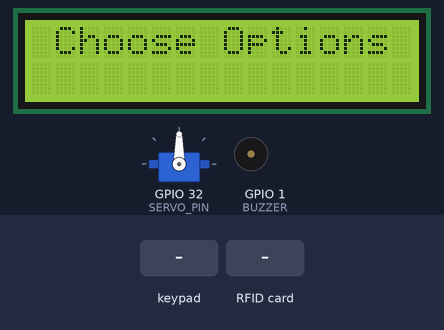
The sketch below on a simulated ESP32. Shown: 16×2 character LCD, servo, buzzer (waves = sounding, pin HIGH). The test bench sets the inputs (shaded band). WiFi joins after 1.5 s; servers stay silent unless stated; EEPROM starts erased; what the sketch prints to the serial monitor is not drawn.

Above: at 3.4 s.
3.5 s: keypad keys 1 3 1 2 1 4 2 7 # pressed 0.4 s apart
At 8.1 s:
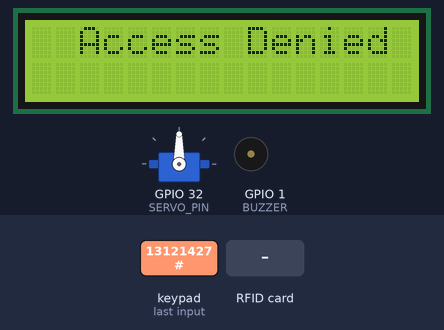
8.6 s: key '2' pressed
At 9.8 s:
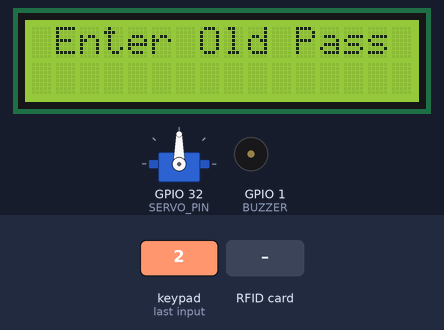
10.1 s: keypad keys 1 1 1 1 1 1 * pressed 0.4 s apart
At 12.7 s:
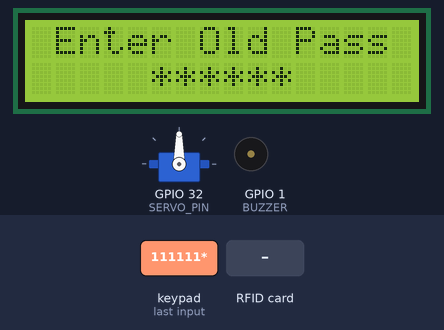
14.4 s: key '#' pressed
At 15.4 s:
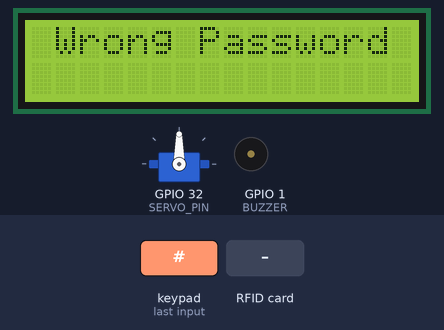
17.4 s: RFID card 5E 7A 19 C4 held to the reader
At 17.9 s:
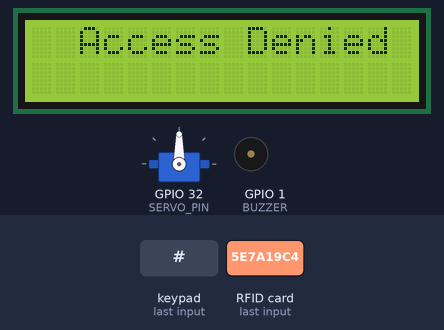
19.0 s: key '1' pressed
At 19.6 s:
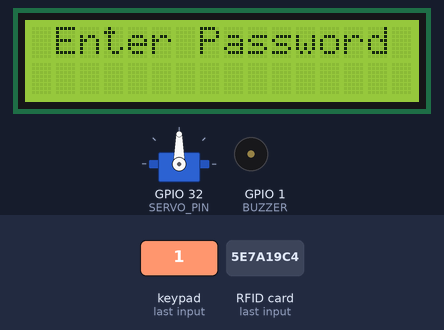
Timing chart, 0 to 21.5 s (numbered marks = the images above; inputs shaded):
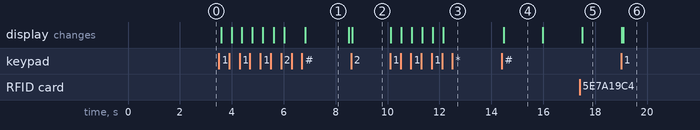

The sketch:

codeESP32Lock.ino
```cpp
#define BLYNK_TEMPLATE_ID "TMPL61hLFKof_"
#define BLYNK_TEMPLATE_NAME "RFID Locker"
#define BLYNK_AUTH_TOKEN "b5lH099qtUS5bWwh0XNDXCCc9KgrB9xw"
#define BLYNK_PRINT Serial
#include <BlynkSimpleEsp32.h>
#include <WiFi.h>
#include <WiFiClient.h>
#include <ESP32Servo.h>
#include <SPI.h>
#include <MFRC522.h>
#include <EEPROM.h>
#include <Key.h>
#include <Keypad.h>
#include <LiquidCrystal_I2C.h>
#include <Wire.h>
#include <string.h>

char auth[] = BLYNK_AUTH_TOKEN;
char ssid[] = "Hi";
char pass[] = "DuyAkitok2";

LiquidCrystal_I2C lcd(0x27, 16, 2);

#define SERVO_PIN 32
#define BUZZER 1
Servo myServo;  // Initialize servo
int pos = 0;    // Variable to store servo position

const byte ROWS = 4;
const byte COLS = 3;
char keys[ROWS][COLS] = {
  { '1', '2', '3' },
  { '4', '5', '6' },
  { '7', '8', '9' },
  { '*', '0', '#' }
};
byte rowPins[ROWS] = { 13, 12, 14, 27 };
byte colPins[COLS] = { 26, 25, 33 };
Keypad keypad = Keypad(makeKeymap(keys), rowPins, colPins, ROWS, COLS);

#define PASSWORD_LENGTH_ADDR 245 // Địa chỉ để lưu độ dài mật khẩu
const int PASSWORD_ADDR = 246; // Địa chỉ bắt đầu lưu mật khẩu trong EEPROM
char key_code[7];
char new_pass[7];
char password[7] = "111111";

#define SS_PIN 5
#define RST_PIN 15
MFRC522 rfid(SS_PIN, RST_PIN);

#define EEPROM_SIZE 512
uint32_t ID_CARD_PASS[10];
int TotalCardStored = 10;
const uint32_t initCard = 0x630E3F25; // Thẻ ban đầu { 0x63, 0x0E, 0x3F, 0x25 }
byte ScannedCard[4];

#define BUTTON 2

void HandleButtonTask(void *pvParameters);
void DisplayLCDTask(void *pvParameters);
void InputKeypadTask(void *pvParameters);
void StartProgramTask(void *pvParameters);
void ScanRFIDTask(void *pvParameters);
void SaveRFIDToEEPROM(uint32_t card, int cardIndex);
bool LoadRFIDFromEEPROM(uint32_t &card, int cardIndex);
// FreeRTOS
QueueHandle_t commandQueue;
SemaphoreHandle_t xSemaphoreStartProgram;

#define STATE_LOCKER_ON_APP_PIN V0
#define BUTTON_LOCKER_ON_APP_PIN V1
#define PASSWORD_ON_APP_PIN V2
#define TOTAL_CARD_ON_APP_PIN V3
WidgetLED STATE_LOCKER_ON_APP(STATE_LOCKER_ON_APP_PIN);
int button;

void setup(){
  Serial.begin(9600);
  SPI.begin();
  rfid.PCD_Init();
  lcd.init();
  lcd.backlight();
  lcd.setCursor(0, 0);
  lcd.print(" Choose Options");
  pinMode(BUZZER, OUTPUT);
  pinMode(BUTTON, INPUT_PULLUP);
  myServo.attach(SERVO_PIN); // Gắn servo vào chân SERVO_PIN với các giá trị giới hạn 1000 µs và 2000 µs
  if(!EEPROM.begin(EEPROM_SIZE))
  {
    Serial.println("Failed to initialize EEPROM...");
    return;
  }
  Serial.println("EEPROM initialised successfully!");
  uint32_t TestCard;
  if(!LoadRFIDFromEEPROM(TestCard, 0))
  {
    Serial.println("Initializing default RFID card...");
    SaveRFIDToEEPROM(initCard, 0);
    ID_CARD_PASS[0] = initCard;
  }
  // Tải tất cả các mã thẻ từ EEPROM vào mảng ID_CARD_PASS
  for(int i = 0;i < TotalCardStored;i++)
  {
    LoadRFIDFromEEPROM(ID_CARD_PASS[i], i);
  }

  // Kiểm tra xem có mật khẩu trong EEPROM không
  int lengthPasswordStored = EEPROM.read(PASSWORD_LENGTH_ADDR);
  if(lengthPasswordStored > 0) readPasswordFromEEPROM();

  commandQueue = xQueueCreate(1, sizeof(char));
  xSemaphoreStartProgram = xSemaphoreCreateMutex();
  xTaskCreate(HandleButtonTask, "HandleButtonTask", 1280, NULL, 1, NULL);
  xTaskCreate(DisplayLCDTask, "DisplayLCDTask", 1280 * 2, NULL, 1, NULL);
  xTaskCreate(InputKeypadTask, "InputKeypadTask", 1280, NULL, 1, NULL);
  xTaskCreate(StartProgramTask, "StartProgramTask", 1280 * 8, NULL, 1, NULL);
  xTaskCreate(ScanRFIDTask, "ScanRFIDTask", 1280 * 4, NULL, 1, NULL);

  int total = GetCurrentTotalCardStored();
  Blynk.begin(auth, ssid, pass);
  Blynk.virtualWrite(PASSWORD_ON_APP_PIN, password);
  Blynk.virtualWrite(TOTAL_CARD_ON_APP_PIN, total);
}

int passwordIndex = 0;
bool ChangePassMode = false;
bool EnterNewPassMode = false;
bool EnterPassMode = false;
bool UpdateLCD = true;
bool HandleCardMode = false;
bool InsertCardMode = false;
bool RemoveCardMode = false;
bool ChangeCardMode = false;
bool UnLockEnabled = false;

bool CanAccess = false;

void loop(){
  Blynk.run();
  delay(300);
  if(UnLockEnabled)
  {
    STATE_LOCKER_ON_APP.on();
    Blynk.virtualWrite(BUTTON_LOCKER_ON_APP_PIN, UnLockEnabled ? 1 : 0);
  }
  else
  {
    STATE_LOCKER_ON_APP.off();
    Blynk.virtualWrite(BUTTON_LOCKER_ON_APP_PIN, UnLockEnabled ? 1 : 0);
  }
}

// ================================= BLYNK ================================= //
BLYNK_WRITE(BUTTON_LOCKER_ON_APP_PIN)
{
  button = param.asInt();
  if(button == 1){
    UnLockEnabled = true;
    CanAccess = true;
  }else{
    UnLockEnabled = false;
    CanAccess= false;
  }
}
// =================================  END  ================================= //
void DisplayLCDTask(void *pvParameters)
{
  while(1)
  {
    if(xSemaphoreTake(xSemaphoreStartProgram, portMAX_DELAY) == pdTRUE)
    {
      if(UpdateLCD)
      {
        lcd.clear();
        lcd.setCursor(0, 0);
        lcd.print(" Choose Options");
        UpdateLCD = false;
      }
      xSemaphoreGive(xSemaphoreStartProgram); // Giải phóng Semaphore sau khi sử dụng xong
    }
    vTaskDelay(pdMS_TO_TICKS(200));
  }
}

void InputKeypadTask(void *pvParameters)
{
  while(1)
  {
    char key = keypad.getKey();
    if(key != NO_KEY)
    {
      if(xSemaphoreTake(xSemaphoreStartProgram, portMAX_DELAY) == pdTRUE)
      {
        Serial.println(key);
        xQueueSend(commandQueue, &key, portMAX_DELAY);
        xSemaphoreGive(xSemaphoreStartProgram);
      }
    }
    vTaskDelay(pdMS_TO_TICKS( 100 ));
  }
}

void StartProgramTask(void *pvParameters)
{
  while(1)
  {
    char key;
    if(xQueueReceive(commandQueue, &key, portMAX_DELAY) == pdTRUE)
    {
      if(ChangePassMode || EnterPassMode || HandleCardMode)
      {
        if(ChangePassMode)  handleChangePassWord(key);
        else if(EnterPassMode) handleEnterPassword(key);
        else if(HandleCardMode) handleCard(key);
      }
      else if(key == '5')
      {
        UpdateLCD = false;
        Serial.println("Trạng thái xóa thẻ RFID");
        ChangeCardMode = true;
        HandleCardMode = true;
        lcd.clear();
        lcd.setCursor(0, 0);
        lcd.print(" Enter Password");
        passwordIndex = 0;
      }
      else if(key == '4')
      {
        UpdateLCD = false;
        Serial.println("Trạng thái xóa thẻ RFID");
        RemoveCardMode = true;
        HandleCardMode = true;
        lcd.clear();
        lcd.setCursor(0, 0);
        lcd.print(" Enter Password");
        passwordIndex = 0;
      }
      else if(key == '3')
      {
        UpdateLCD = false;
        Serial.println("Trạng thái thêm thẻ RFID");
        InsertCardMode = true;
        HandleCardMode = true;
        lcd.clear();
        lcd.setCursor(0, 0);
        lcd.print(" Enter Password");
        passwordIndex = 0;
      }
      else if(key == '2')
      {
        UpdateLCD = false;
        Serial.println("Trạng thái đổi mật khẩu");
        ChangePassMode = true;
        lcd.clear();
        lcd.setCursor(0, 0);
        lcd.print(" Enter Old Pass");
        passwordIndex = 0;
      }
      else if(key == '1')
      {
        UpdateLCD = false;
        Serial.println("Trạng thái nhập mật khẩu");
        lcd.clear();
        lcd.setCursor(0, 0);
        lcd.print(" Enter Password");
        EnterPassMode = true;
        passwordIndex = 0;
      }
      else if(key == '*')
      {
        ClearAllCardsInEEPROM();
        SaveRFIDToEEPROM(initCard, 0);
        ID_CARD_PASS[0] = initCard;
      }
    }
    vTaskDelay(pdMS_TO_TICKS(10));
  }
}

void handleChangePassWord(char key)
{
  if(key == '#')
  {
    key_code[passwordIndex] = '\0';
    passwordIndex = 0;
    if(strcmp(password, key_code) == 0)
    {
      lcd.clear();
      lcd.setCursor(0, 0);
      lcd.print(" Enter New Pass");
      EnterPassMode = true;
      EnterNewPassMode = true;
    }
    else
    {
      lcd.clear();
      lcd.setCursor(0, 0);
      lcd.print(" Wrong Password");
      vTaskDelay(pdMS_TO_TICKS(1500));
      lcd.clear();
      lcd.setCursor(0, 0);
      lcd.print(" Choose Options");
    }
    memset(key_code, 0, sizeof(key_code));
    ChangePassMode = false;
  }
  else if(passwordIndex < 6)
  {
    key_code[passwordIndex++] = key;
    lcd.setCursor(4 + passwordIndex, 1);
    lcd.print("*");
  }

}

void handleEnterPassword(char key)
{
  if(key == '#')
  {
    key_code[passwordIndex] = '\0';
    passwordIndex = 0;
    if(EnterNewPassMode)
    {
      strcpy(password, key_code);
      savePasswordToEEPROM(password);
      lcd.clear();
      lcd.setCursor(0, 0);
      lcd.print(" Change Succeed");
      Blynk.virtualWrite(PASSWORD_ON_APP_PIN, password);
      vTaskDelay(pdMS_TO_TICKS(1500));
    }
    else
    {
      if(strcmp(password, key_code) == 0)
      {
        Unlock();
      }
      else
      {
        NotUnlock();
      }
    }
    memset(key_code, 0, sizeof(key_code));
    EnterPassMode = false;
    EnterNewPassMode = false;
    UpdateLCD = true;
  }
  else if(passwordIndex < 6)
  {
    key_code[passwordIndex++] = key;
    lcd.setCursor(4 + passwordIndex, 1);
    lcd.print("*");
  }
}

// ================================= MỞ CỬA ================================= //
void HandleButtonTask(void *pvParameters)
{
  while(1)
  {
    if(CanAccess)
    {
      if(xSemaphoreTake(xSemaphoreStartProgram, portMAX_DELAY) == pdTRUE)
      {
        lcd.clear();
        lcd.setCursor(0, 0);
        lcd.print("  Access Grant  ");
        for (int z = 180; z > 40; z -= 20) {
          myServo.write(z);
          delay(300);
        }
        vTaskDelay(pdTICKS_TO_MS(4000));
        myServo.write(180);
        ChangePassMode = false;
        EnterNewPassMode = false;
        EnterPassMode = false;
        InsertCardMode = false;
        RemoveCardMode = false;
        ChangeCardMode = false;
        UpdateLCD = true;
        UnLockEnabled = false;
        CanAccess = false;
        xSemaphoreGive(xSemaphoreStartProgram);
      }
    }
    vTaskDelay(pdMS_TO_TICKS(100)); // Delay giữa các lần kiểm tra nút
  }
}

void Unlock()
{
  UnLockEnabled = true;
  lcd.clear();
  lcd.setCursor(0, 0);
  lcd.print("  Access Grant  ");
  for (int z = 180; z > 40; z -= 20) {
    myServo.write(z);
    delay(300);
  }
  vTaskDelay(pdTICKS_TO_MS(4000));
  myServo.write(180);
  UnLockEnabled = false;
}

void NotUnlock()
{
  lcd.clear();
  lcd.setCursor(0, 0);
  lcd.print("  Access Denied");
  vTaskDelay(pdMS_TO_TICKS(1500));
}

// ================================= RFID ================================= //
bool isValidCard = false;
void ScanRFIDTask(void *pvParameters)
{
  while(1)
  {
    if(!HandleCardMode)
    {
      if(xSemaphoreTake(xSemaphoreStartProgram, portMAX_DELAY) == pdTRUE)
      {
        if(rfid.PICC_IsNewCardPresent())
        {
          if(rfid.PICC_ReadCardSerial())
          {
            for(byte i = 0;i < 4;i++)
            {
              ScannedCard[i] = rfid.uid.uidByte[i];
            }
            Serial.print("Scanned Card: ");
            for(byte i = 0;i < 4;i++)
            {
              Serial.print(ScannedCard[i], HEX);
              Serial.print(" ");
            }
            Serial.println();
            uint32_t ScannedCardUint_32 = byteArrayToUint32(ScannedCard);
            isValidCard = false;
            for(int i = 0;i < TotalCardStored;i++)
            {
              if(ScannedCardUint_32 == ID_CARD_PASS[i])
              {
                isValidCard = true;
                break;
              }
            }
            if(isValidCard){
              Unlock();
            }else{
              NotUnlock();
            }
            isValidCard = false;
            EnterPassMode = false;
            ChangePassMode = false;
            EnterNewPassMode = false;
            InsertCardMode = false;
            RemoveCardMode = false;
            ChangeCardMode = false;
            UpdateLCD = true;
            UnLockEnabled = false;
          }
        }
        xSemaphoreGive(xSemaphoreStartProgram);
      }
    }
    vTaskDelay(pdMS_TO_TICKS(100));
  }
}

void handleCard(char key)
{
  if(key == '#')
  {
    key_code[passwordIndex] = '\0';
    passwordIndex = 0;
    if(strcmp(password, key_code) == 0)
    {
      lcd.clear();
      lcd.setCursor(0, 0);
      lcd.print("  Scanning....");
      if(!ChangeCardMode) ScanAndHandleCard();
      else handleChangeCard();
    }
    else
    {
      lcd.clear();
      lcd.setCursor(0, 0);
      lcd.print(" Wrong Password");
      vTaskDelay(pdMS_TO_TICKS(1500));
      UpdateLCD = true;
      HandleCardMode = false;
      ChangeCardMode = false;
      RemoveCardMode = false;
      InsertCardMode = false;
    }
    memset(key_code, 0, sizeof(key_code));
  }
  else if(passwordIndex < 6)
  {
    key_code[passwordIndex++] = key;
    lcd.setCursor(4 + passwordIndex, 1);
    lcd.print("*");
  }
}

void handleChangeCard()
{
  while(!rfid.PICC_IsNewCardPresent())
  {
    vTaskDelay(pdMS_TO_TICKS(100));
  }
  if(rfid.PICC_ReadCardSerial())
  {
    if(xSemaphoreTake(xSemaphoreStartProgram, portMAX_DELAY) == pdTRUE)
    {
      for(byte i = 0;i < 4;i++)
      {
        ScannedCard[i] = rfid.uid.uidByte[i];
      }
      uint32_t ScannedCardUint_32 = byteArrayToUint32(ScannedCard);
      int index = -1;
      isValidCard = false;
      for(int i = 0;i < TotalCardStored;i++)
      {
        if(ScannedCardUint_32 == ID_CARD_PASS[i])
        {
          isValidCard = true;
          index = i;
          break;
        }
      }
      if(isValidCard)
      {
        lcd.clear();
        lcd.setCursor(0, 0);
        lcd.print(" Scan New Card");
        vTaskDelay(pdMS_TO_TICKS(1000));
        while(!rfid.PICC_IsNewCardPresent())
        {
          vTaskDelay(pdMS_TO_TICKS(100));
        }
        if(rfid.PICC_ReadCardSerial())
        {
          for(byte i = 0;i < 4;i++)
          {
            ScannedCard[i] = rfid.uid.uidByte[i];
          }
          uint32_t ScannedNewCardUint_32 = byteArrayToUint32(ScannedCard);
          SaveRFIDToEEPROM(ScannedNewCardUint_32, index);
          ID_CARD_PASS[index] = ScannedNewCardUint_32;
          lcd.clear();
          lcd.setCursor(0, 0);
          lcd.print(" Changed Succeed");
        }
      }
      else
      {
        lcd.clear();
        lcd.setCursor(0, 0);
        lcd.print(" Changed Failed");
        lcd.setCursor(0, 1);
        lcd.print("  Not In List");
      }
      vTaskDelay(pdMS_TO_TICKS(1500));
      HandleCardMode = false;
      InsertCardMode = false;
      RemoveCardMode = false;
      ChangeCardMode = false;
      EnterPassMode = false;
      UpdateLCD = true;
      xSemaphoreGive(xSemaphoreStartProgram);
    }
  }
}

void ScanAndHandleCard()
{
  while(!rfid.PICC_IsNewCardPresent())
  {
    vTaskDelay(pdMS_TO_TICKS(100));
  }
  if(rfid.PICC_ReadCardSerial())
  {
    if(xSemaphoreTake(xSemaphoreStartProgram, portMAX_DELAY) == pdTRUE)
    {
      for(byte i = 0;i < 4;i++)
      {
        ScannedCard[i] = rfid.uid.uidByte[i];
      }
      uint32_t ScannedCardUint_32 = byteArrayToUint32(ScannedCard);
      int index = -1;
      bool isFull = false;
      isValidCard = false;
      for(int i = 0;i < TotalCardStored;i++)
      {
        if(ScannedCardUint_32 == ID_CARD_PASS[i])
        {
          isValidCard = true;
          index = i;
          break;
        }
        if(ID_CARD_PASS[i] == 0xFFFFFFFF) {isFull = false;}
      }
      if(!isValidCard)
      {
        if(InsertCardMode)
        {
          if (!isFull)
          {
            for (int i = 0; i < TotalCardStored; i++)
            {
              if (ID_CARD_PASS[i] == 0xFFFFFFFF)
              {
                ID_CARD_PASS[i] = ScannedCardUint_32;
                SaveRFIDToEEPROM(ScannedCardUint_32, i);
                lcd.clear();
                lcd.setCursor(0, 0);
                lcd.print("Inserted Succeed");
                break;
              }
            }
          }
          else
          {
            lcd.clear();
            lcd.setCursor(0, 0);
            lcd.print(" Updated Failed ");
            lcd.setCursor(0, 1);
            lcd.print("  Full Of List  ");
          }
        }
        else if(RemoveCardMode)
        {
          lcd.clear();
          lcd.setCursor(0, 0);
          lcd.print("  Removed Fail");
        }
      }
      else
      {
        if(RemoveCardMode)
        {
          SaveRFIDToEEPROM(0xFFFFFFFF, index);
          ID_CARD_PASS[index] = 0xFFFFFFFF;
          lcd.clear();
          lcd.setCursor(0, 0);
          lcd.print(" Remove Succeed");
        }
        else
        {
          lcd.clear();
          lcd.setCursor(0, 0);
          lcd.print("  Existed Card");
        }
      }
      vTaskDelay(pdMS_TO_TICKS(1500));
      HandleCardMode = false;
      InsertCardMode = false;
      RemoveCardMode = false;
      EnterPassMode = false;
      UpdateLCD = true;
      int total = GetCurrentTotalCardStored();
      Blynk.virtualWrite(TOTAL_CARD_ON_APP_PIN, total);
      xSemaphoreGive(xSemaphoreStartProgram);
    }
  }
}

void SaveRFIDToEEPROM(uint32_t card, int cardIndex)
{
  int startAddress = cardIndex * sizeof(uint32_t);
  for (int i = 0; i < sizeof(uint32_t); i++) {
    EEPROM.write(startAddress + i, (card >> (i * 8)) & 0xFF);
  }
  EEPROM.commit();
}

bool LoadRFIDFromEEPROM(uint32_t &card, int cardIndex)
{
  int startAddress = cardIndex * sizeof(uint32_t);
  card = 0;
  for (int i = 0; i < sizeof(uint32_t); i++) {
    card |= ((uint32_t)EEPROM.read(startAddress + i)) << (i * 8);
  }
  return (card != 0xFFFFFFFF); // Trả về false nếu là giá trị trống
}

uint32_t byteArrayToUint32(byte* array)
{
  uint32_t value = 0;
  value |= ((uint32_t)array[0] << 24);
  value |= ((uint32_t)array[1] << 16);
  value |= ((uint32_t)array[2] << 8);
  value |= ((uint32_t)array[3]);
  return value;
}

void uint32ToByteArray(uint32_t value, byte* array)
{
  array[0] = (byte)(value >> 24);
  array[1] = (byte)(value >> 16);
  array[2] = (byte)(value >> 8);
  array[3] = (byte)(value);
}

void ClearAllCardsInEEPROM()
{
  for (int i = 0; i < TotalCardStored; i++) {
    SaveRFIDToEEPROM(0xFFFFFFFF, i); // Lưu giá trị 0xFFFFFFFF vào mỗi vị trí để đánh dấu là trống
    ID_CARD_PASS[i] = 0xFFFFFFFF;
  }
  Serial.println("All RFID tags have been cleared from EEPROM.");
}

int GetCurrentTotalCardStored()
{
  int total = 0;
  for(int i = 0;i < TotalCardStored;i++)
  {
    if(ID_CARD_PASS[i] != 0xFFFFFFFF) total++;
  }
  return total;
}

void savePasswordToEEPROM(const char* pass)
{
  clearPasswordFromEEPROM();
  // Lấy độ dài của mật khẩu
  int length = strlen(pass);

  // Lưu độ dài của mật khẩu tại địa chỉ PASSWORD_LENGTH_ADDR
  EEPROM.write(PASSWORD_LENGTH_ADDR, length);

  // Lưu từng ký tự của mật khẩu vào EEPROM, bắt đầu từ địa chỉ PASSWORD_ADDR
  for (int i = 0; i < length; i++)
  {
      EEPROM.write(PASSWORD_ADDR + i, pass[i]);
  }

  // Ghi thay đổi vào EEPROM
  EEPROM.commit();

  Serial.println("Password saved to EEPROM");
}

void readPasswordFromEEPROM()
{
    // Đọc độ dài của mật khẩu từ EEPROM
    int length = EEPROM.read(PASSWORD_LENGTH_ADDR);

    // Đọc từng ký tự của mật khẩu từ EEPROM và lưu vào biến password
    for (int i = 0; i < length; i++)
    {
        password[i] = EEPROM.read(PASSWORD_ADDR + i);
    }

    // Thêm ký tự kết thúc chuỗi
    password[length] = '\0';

    Serial.println("Password read from EEPROM: ");
    Serial.println(password);
}

void clearPasswordFromEEPROM() {
  // Xóa độ dài mật khẩu
  EEPROM.write(PASSWORD_LENGTH_ADDR, 0);
  // Xóa các byte của mật khẩu
  for (int i = PASSWORD_ADDR; i < PASSWORD_ADDR + 6; i++) {
    EEPROM.write(i, 0);
  }
  EEPROM.commit();
}
```

Measured:
- after the input at 3.5 s, the display: first changes after 0.08 s (image 1 shows a later state)
- after the input at 8.6 s, the display: changes at once (image 2)
- after the input at 10.1 s, the display: first changes at once (image 3 shows a later state)
- after the input at 14.4 s, the display: changes after 0.07 s (image 4)
- after the input at 17.4 s, the display: changes after 0.11 s (image 5)
- after the input at 19.0 s, the display: first differs from a run without the input after 0.09 s (image 6)
- what the display in image 1 shows lasts 1.7 s, from 6.8 s to 8.5 s
